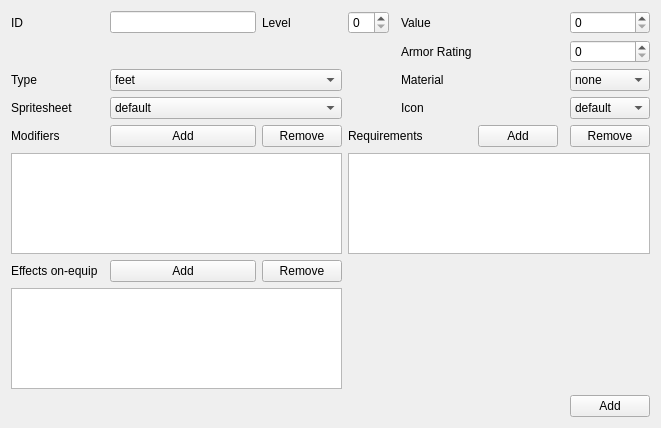
<?xml version="1.0" encoding="UTF-8"?>
<ui version="4.0">
 <class>ArmorsEditorWidget</class>
 <widget class="QWidget" name="ArmorsEditorWidget">
  <property name="geometry">
   <rect>
    <x>0</x>
    <y>0</y>
    <width>661</width>
    <height>428</height>
   </rect>
  </property>
  <property name="windowTitle">
   <string>Form</string>
  </property>
  <layout class="QGridLayout" name="gridLayout">
   <item row="4" column="6" colspan="3">
    <widget class="QLabel" name="requirementsLabel">
     <property name="text">
      <string>Requirements</string>
     </property>
    </widget>
   </item>
   <item row="2" column="11">
    <widget class="QComboBox" name="materialComboBox">
     <item>
      <property name="text">
       <string>none</string>
      </property>
     </item>
     <item>
      <property name="text">
       <string>wood</string>
      </property>
     </item>
     <item>
      <property name="text">
       <string>iron</string>
      </property>
     </item>
     <item>
      <property name="text">
       <string>steel</string>
      </property>
     </item>
     <item>
      <property name="text">
       <string>nephrite</string>
      </property>
     </item>
    </widget>
   </item>
   <item row="6" column="2">
    <widget class="QLabel" name="effectsEqLabel">
     <property name="text">
      <string>Effects on-equip</string>
     </property>
    </widget>
   </item>
   <item row="0" column="8">
    <widget class="QLabel" name="valueLabel">
     <property name="text">
      <string>Value</string>
     </property>
    </widget>
   </item>
   <item row="3" column="4" colspan="2">
    <widget class="QComboBox" name="spritesheetComboBox">
     <item>
      <property name="text">
       <string>default</string>
      </property>
     </item>
    </widget>
   </item>
   <item row="4" column="2">
    <widget class="QLabel" name="modifiersLabel">
     <property name="text">
      <string>Modifiers</string>
     </property>
    </widget>
   </item>
   <item row="0" column="2">
    <widget class="QLabel" name="idLabel">
     <property name="text">
      <string>ID</string>
     </property>
    </widget>
   </item>
   <item row="3" column="8">
    <widget class="QLabel" name="iconLabel">
     <property name="text">
      <string>Icon</string>
     </property>
    </widget>
   </item>
   <item row="4" column="4">
    <widget class="QPushButton" name="addModifierButton">
     <property name="text">
      <string>Add</string>
     </property>
    </widget>
   </item>
   <item row="8" column="11">
    <widget class="QPushButton" name="addButton">
     <property name="text">
      <string>Add</string>
     </property>
    </widget>
   </item>
   <item row="0" column="5">
    <widget class="QLabel" name="levelLabel">
     <property name="text">
      <string>Level</string>
     </property>
    </widget>
   </item>
   <item row="3" column="2">
    <widget class="QLabel" name="spritesheetLabel">
     <property name="text">
      <string>Spritesheet</string>
     </property>
    </widget>
   </item>
   <item row="5" column="2" colspan="4">
    <widget class="QListWidget" name="modifiersList"/>
   </item>
   <item row="7" column="2" colspan="4">
    <widget class="QListWidget" name="effectsEqList"/>
   </item>
   <item row="2" column="8">
    <widget class="QLabel" name="materialLabel">
     <property name="text">
      <string>Material</string>
     </property>
    </widget>
   </item>
   <item row="1" column="11">
    <widget class="QSpinBox" name="armorRatSpinBox"/>
   </item>
   <item row="2" column="4" colspan="2">
    <widget class="QComboBox" name="typeComboBox">
     <item>
      <property name="text">
       <string>feet</string>
      </property>
     </item>
     <item>
      <property name="text">
       <string>hands</string>
      </property>
     </item>
     <item>
      <property name="text">
       <string>off-hand</string>
      </property>
     </item>
     <item>
      <property name="text">
       <string>chest</string>
      </property>
     </item>
     <item>
      <property name="text">
       <string>head</string>
      </property>
     </item>
    </widget>
   </item>
   <item row="0" column="4">
    <widget class="QLineEdit" name="idEdit"/>
   </item>
   <item row="1" column="8">
    <widget class="QLabel" name="armorRatLabel">
     <property name="text">
      <string>Armor Rating</string>
     </property>
    </widget>
   </item>
   <item row="5" column="6" colspan="6">
    <widget class="QListWidget" name="requirementsList"/>
   </item>
   <item row="0" column="6">
    <widget class="QSpinBox" name="levelSpinBox"/>
   </item>
   <item row="0" column="11">
    <widget class="QSpinBox" name="valueSpinBox"/>
   </item>
   <item row="4" column="5">
    <widget class="QPushButton" name="removeModifierButton">
     <property name="text">
      <string>Remove</string>
     </property>
    </widget>
   </item>
   <item row="2" column="2">
    <widget class="QLabel" name="typeLabel">
     <property name="text">
      <string>Type</string>
     </property>
    </widget>
   </item>
   <item row="3" column="11">
    <widget class="QComboBox" name="iconComboBox">
     <item>
      <property name="text">
       <string>default</string>
      </property>
     </item>
    </widget>
   </item>
   <item row="4" column="9">
    <widget class="QPushButton" name="addRequirementButton">
     <property name="text">
      <string>Add</string>
     </property>
    </widget>
   </item>
   <item row="4" column="11">
    <widget class="QPushButton" name="removeRequirementButton">
     <property name="text">
      <string>Remove</string>
     </property>
    </widget>
   </item>
   <item row="6" column="5">
    <widget class="QPushButton" name="removeEffectEqButton">
     <property name="text">
      <string>Remove</string>
     </property>
    </widget>
   </item>
   <item row="6" column="4">
    <widget class="QPushButton" name="addEffectEqButton">
     <property name="text">
      <string>Add</string>
     </property>
    </widget>
   </item>
  </layout>
 </widget>
 <resources/>
 <connections/>
</ui>
